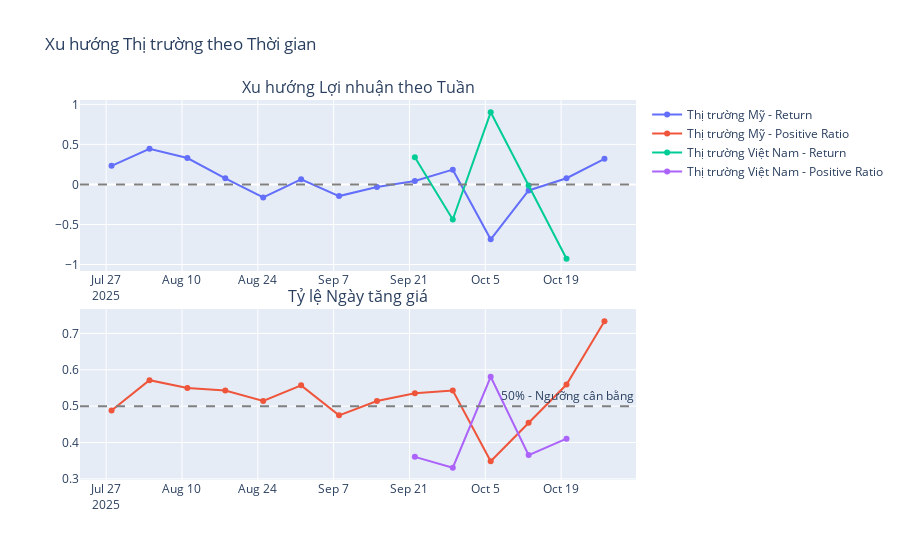

The notebook cell saved with this chart:
### Code cell
# 📈 5. TIME SERIES TRENDS
def get_time_series_data():
    query = """
    SELECT 
        CASE 
            WHEN source_name IN ('Alpha Vantage', 'Polygon.io') THEN 'Thị trường Mỹ'
            WHEN source_name = 'Yahoo Finance' THEN 'Thị trường Việt Nam'
        END as market,
        DATE_TRUNC('week', date) as week,
        COUNT(*) as records,
        AVG(daily_return) as avg_return,
        STDDEV(daily_return) as volatility,
        SUM(CASE WHEN daily_return > 0 THEN 1 ELSE 0 END) as positive_days,
        COUNT(*) as total_days
    FROM stocks.stocks_daily_all
    WHERE daily_return IS NOT NULL
    GROUP BY 
        CASE 
            WHEN source_name IN ('Alpha Vantage', 'Polygon.io') THEN 'Thị trường Mỹ'
            WHEN source_name = 'Yahoo Finance' THEN 'Thị trường Việt Nam'
        END,
        DATE_TRUNC('week', date)
    ORDER BY market, week
    """
    return pd.read_sql(query, conn)

df_trends = get_time_series_data()
df_trends['positive_ratio'] = df_trends['positive_days'] / df_trends['total_days']

# Biểu đồ xu hướng
fig = make_subplots(
    rows=2, cols=1,
    subplot_titles=('Xu hướng Lợi nhuận theo Tuần', 'Tỷ lệ Ngày tăng giá'),
    vertical_spacing=0.1
)

for market in df_trends['market'].unique():
    market_data = df_trends[df_trends['market'] == market]
    fig.add_trace(go.Scatter(x=market_data['week'], y=market_data['avg_return'], 
                            name=f'{market} - Return', mode='lines+markers'), row=1, col=1)
    fig.add_trace(go.Scatter(x=market_data['week'], y=market_data['positive_ratio'], 
                            name=f'{market} - Positive Ratio', mode='lines+markers'), row=2, col=1)

fig.add_hline(y=0, line_dash="dash", line_color="gray", row=1, col=1)
fig.add_hline(y=0.5, line_dash="dash", line_color="gray", row=2, col=1, 
              annotation_text="50% - Ngưỡng cân bằng")

fig.update_layout(height=700, title_text="Xu hướng Thị trường theo Thời gian")
fig.show()

print("\n📅 XU HƯỚNG GẦN NHẤT:")
latest = df_trends.groupby('market').tail(1)[['market', 'week', 'avg_return', 'positive_ratio']]
print(latest.round(3).to_string(index=False))

### Figure 1 — Plotly figure (JSON) as saved in the notebook; plotly's stock layout.template omitted (floating-point values rounded to 4 significant figures)
{"data": [{"mode": "lines+markers", "name": "Thị trường Mỹ - Return", "type": "scatter", "x": ["2025-07-28T00:00:00.000000000", "2025-08-04T00:00:00.000000000", "2025-08-11T00:00:00.000000000", "2025-08-18T00:00:00.000000000", "2025-08-25T00:00:00.000000000", "2025-09-01T00:00:00.000000000", "2025-09-08T00:00:00.000000000", "2025-09-15T00:00:00.000000000", "2025-09-22T00:00:00.000000000", "2025-09-29T00:00:00.000000000", "2025-10-06T00:00:00.000000000", "2025-10-13T00:00:00.000000000", "2025-10-20T00:00:00.000000000", "2025-10-27T00:00:00.000000000"], "xaxis": "x", "y": [0.2324, 0.4458, 0.3298, 0.07678, -0.1617, 0.06389, -0.1456, -0.031, 0.04187, 0.1846, -0.6857, -0.07484, 0.07732, 0.3197], "yaxis": "y"}, {"mode": "lines+markers", "name": "Thị trường Mỹ - Positive Ratio", "type": "scatter", "x": ["2025-07-28T00:00:00.000000000", "2025-08-04T00:00:00.000000000", "2025-08-11T00:00:00.000000000", "2025-08-18T00:00:00.000000000", "2025-08-25T00:00:00.000000000", "2025-09-01T00:00:00.000000000", "2025-09-08T00:00:00.000000000", "2025-09-15T00:00:00.000000000", "2025-09-22T00:00:00.000000000", "2025-09-29T00:00:00.000000000", "2025-10-06T00:00:00.000000000", "2025-10-13T00:00:00.000000000", "2025-10-20T00:00:00.000000000", "2025-10-27T00:00:00.000000000"], "xaxis": "x2", "y": [0.4881, 0.5714, 0.55, 0.5429, 0.5143, 0.5571, 0.4747, 0.5143, 0.5357, 0.5429, 0.3484, 0.4545, 0.5595, 0.7333], "yaxis": "y2"}, {"mode": "lines+markers", "name": "Thị trường Việt Nam - Return", "type": "scatter", "x": ["2025-09-22T00:00:00.000000000", "2025-09-29T00:00:00.000000000", "2025-10-06T00:00:00.000000000", "2025-10-13T00:00:00.000000000", "2025-10-20T00:00:00.000000000"], "xaxis": "x", "y": [0.3386, -0.4384, 0.901, -0.01368, -0.9276], "yaxis": "y"}, {"mode": "lines+markers", "name": "Thị trường Việt Nam - Positive Ratio", "type": "scatter", "x": ["2025-09-22T00:00:00.000000000", "2025-09-29T00:00:00.000000000", "2025-10-06T00:00:00.000000000", "2025-10-13T00:00:00.000000000", "2025-10-20T00:00:00.000000000"], "xaxis": "x2", "y": [0.3606, 0.3308, 0.5808, 0.3654, 0.4106], "yaxis": "y2"}], "layout": {"annotations": [{"font": {"size": 16}, "showarrow": false, "text": "Xu hướng Lợi nhuận theo Tuần", "x": 0.5, "xanchor": "center", "xref": "paper", "y": 1, "yanchor": "bottom", "yref": "paper"}, {"font": {"size": 16}, "showarrow": false, "text": "Tỷ lệ Ngày tăng giá", "x": 0.5, "xanchor": "center", "xref": "paper", "y": 0.45, "yanchor": "bottom", "yref": "paper"}, {"showarrow": false, "text": "50% - Ngưỡng cân bằng", "x": 1, "xanchor": "right", "xref": "x2 domain", "y": 0.5, "yanchor": "bottom", "yref": "y2"}], "autosize": true, "shapes": [{"line": {"color": "gray", "dash": "dash"}, "type": "line", "x0": 0, "x1": 1, "xref": "x domain", "y0": 0, "y1": 0, "yref": "y"}, {"line": {"color": "gray", "dash": "dash"}, "type": "line", "x0": 0, "x1": 1, "xref": "x2 domain", "y0": 0.5, "y1": 0.5, "yref": "y2"}], "title": {"text": "Xu hướng Thị trường theo Thời gian"}, "xaxis": {"anchor": "y", "autorange": true, "domain": [0, 1], "range": ["2025-07-22 04:53:10.6213", "2025-11-01 19:06:49.3787"], "type": "date"}, "xaxis2": {"anchor": "y2", "autorange": true, "domain": [0, 1], "range": ["2025-07-22 04:53:10.6213", "2025-11-01 19:06:49.3787"], "type": "date"}, "yaxis": {"anchor": "x", "autorange": true, "domain": [0.55, 1], "range": [-1.067, 1.04], "type": "linear"}, "yaxis2": {"anchor": "x2", "autorange": true, "domain": [0, 0.45], "range": [0.3001, 0.764], "type": "linear"}}}
